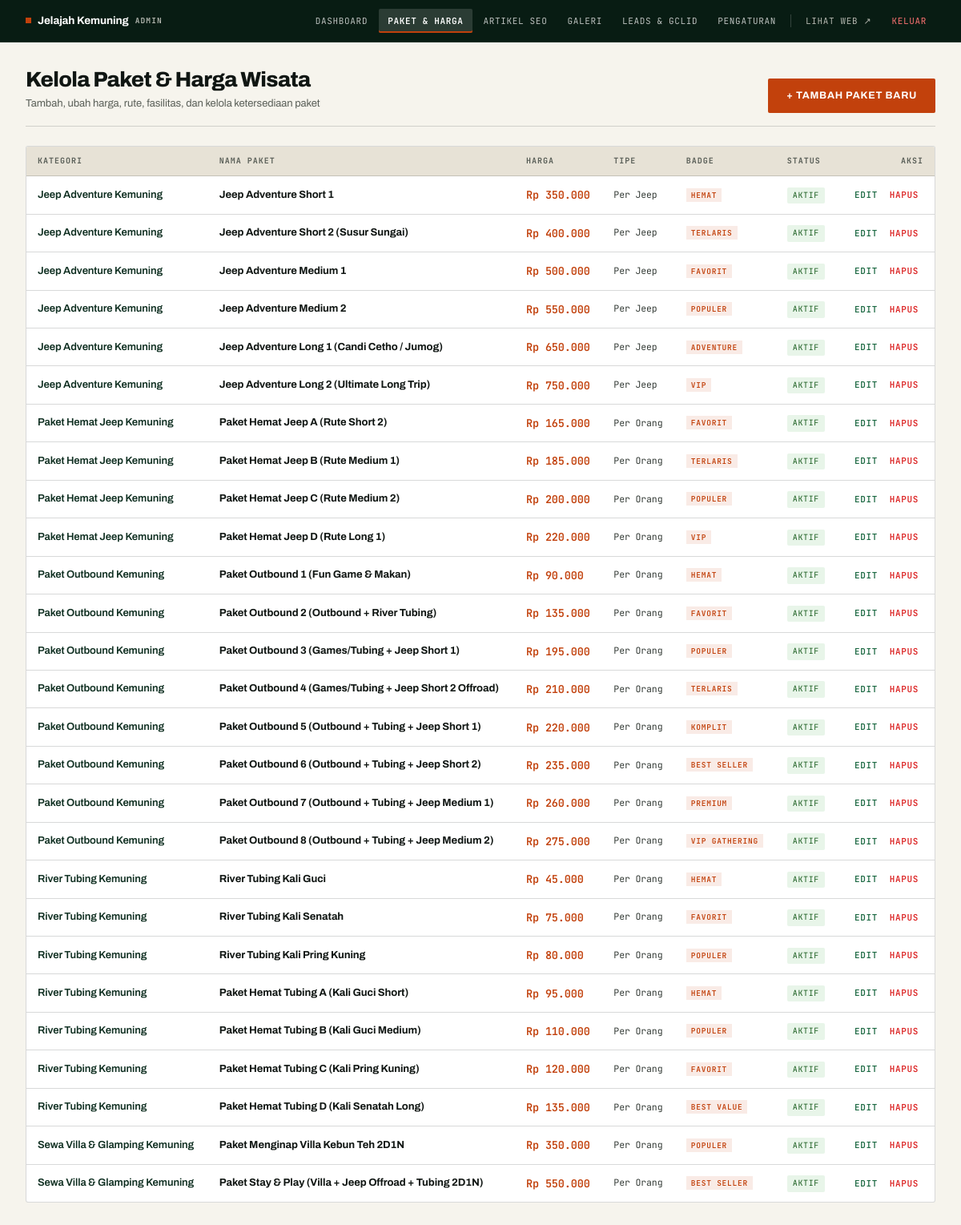
The app's page /admin/paket.php (signed in) with its own data.
### tables this page shows
CREATE TABLE IF NOT EXISTS packages (
    id INTEGER PRIMARY KEY AUTO_INCREMENT,
    category_id INTEGER NOT NULL,
    name VARCHAR(200) NOT NULL,
    slug VARCHAR(200) NOT NULL UNIQUE,
    price INTEGER NOT NULL DEFAULT 0,
    price_strike INTEGER DEFAULT 0,
    price_type VARCHAR(50) DEFAULT 'per_orang',
    min_participants INTEGER DEFAULT 1,
    duration VARCHAR(100) NULL,
    badge VARCHAR(50) NULL,
    summary TEXT NULL,
    inclusions TEXT NULL,
    exclusions TEXT NULL,
    itinerary TEXT NULL,
    thumbnail VARCHAR(255) NULL,
    is_active INTEGER DEFAULT 1,
    sort_order INTEGER DEFAULT 0,
    created_at TIMESTAMP DEFAULT CURRENT_TIMESTAMP
);

CREATE TABLE IF NOT EXISTS categories (
    id INTEGER PRIMARY KEY AUTO_INCREMENT,
    name VARCHAR(100) NOT NULL,
    slug VARCHAR(100) NOT NULL UNIQUE,
    description TEXT NULL,
    icon VARCHAR(50) DEFAULT 'fas fa-map-marked-alt',
    created_at TIMESTAMP DEFAULT CURRENT_TIMESTAMP
);

### app/Helpers.php (called while the page is built, shortened)
<?php
class Helpers {
    public static function formatRupiah(int $amount): string {
        return 'Rp ' . number_format($amount, 0, ',', '.');
    }
}

### admin/paket.php (the view, shortened to what this page needs)
<?php
$db = Database::getInstance()->getConnection();
$packages = $db->query("SELECT p.*, c.name as category_name FROM packages p JOIN categories c ON p.category_id = c.id ORDER BY c.name ASC, p.sort_order ASC, p.price ASC")->fetchAll(PDO::FETCH_ASSOC);
?>
<!DOCTYPE html>
<html lang="id">
<head>
    <link rel="stylesheet" href="/assets/css/style.min.css">
</head>
<body class="admin-body">
    <?php require __DIR__ . '/_nav.php'; ?>
    <main class="container" style="padding-top:32px; padding-bottom:64px;">
        <div class="admin-page-head">
            <div>
                <h1 class="admin-page-title">Kelola Paket &amp; Harga Wisata</h1>
                <p class="admin-page-sub">Tambah, ubah harga, rute, fasilitas, dan kelola ketersediaan paket</p>
            </div>
            <button onclick="document.getElementById('modal-add').classList.remove('hidden')" class="btn btn-accent">+ Tambah Paket Baru</button>
        </div>
        <div class="admin-table-wrap">
            <table class="admin-table">
                <thead>
                    <tr>
                        <th>Kategori</th>
                        <th>Nama Paket</th>
                        <th>Harga</th>
                        <th>Tipe</th>
                        <th>Badge</th>
                        <th>Status</th>
                        <th style="text-align:right;">Aksi</th>
                    </tr>
                </thead>
                <tbody>
                    <?php if (empty($packages)): ?>
                    <tr><td colspan="7" style="padding:32px; text-align:center; color:var(--ink-faint);">Belum ada paket wisata.</td></tr>
                    <?php else: foreach ($packages as $pkg): ?>
                    <tr>
                        <td style="font-weight:600; color:var(--pine);"><?= htmlspecialchars($pkg['category_name']) ?></td>
                        <td style="font-weight:700; color:var(--ink);"><?= htmlspecialchars($pkg['name']) ?></td>
                        <td class="mono" style="font-weight:600; color:var(--accent); font-size:13.5px;"><?= Helpers::formatRupiah($pkg['price']) ?></td>
                        <td class="mono" style="font-size:11.5px;"><?= $pkg['price_type'] === 'per_armada' ? 'Per Jeep' : 'Per Orang' ?></td>
                        <td>
                            <?php if ($pkg['badge']): ?>
                            <span class="mono" style="font-size:9.5px; padding:2px 6px; background:rgba(194,65,12,0.1); color:var(--accent); font-weight:600; text-transform:uppercase; letter-spacing:0.08em;"><?= htmlspecialchars($pkg['badge']) ?></span>
                            <?php else: ?>
                            <span style="color:var(--ink-faint);">-</span>
                            <?php endif; ?>
                        </td>
                        <td>
                            <span class="admin-badge <?= $pkg['is_active'] ? 'active' : 'inactive' ?>">
                                <?= $pkg['is_active'] ? 'Aktif' : 'Non-aktif' ?>
                            </span>
                        </td>
                        <td style="text-align:right; white-space:nowrap;">
                            <button onclick='editPackage(<?= json_encode($pkg) ?>)' class="admin-btn-action edit">Edit</button>
                            <form method="POST" style="display:inline;" onsubmit="return confirm('Hapus paket ini?')">
                                <button type="submit" class="admin-btn-action delete">Hapus</button>
                            </form>
                        </td>
                    </tr>
                    <?php endforeach; endif; ?>
                </tbody>
            </table>
        </div>
    </main>
</body>
</html>

### records on screen
packages: category.name "Jeep Adventure Kemuning", name "Jeep Adventure Short 1", price "Rp 350.000", price_type "Per Jeep", badge "HEMAT", is_active "AKTIF"
packages: category.name "Jeep Adventure Kemuning", name "Jeep Adventure Short 2 (Susur Sungai)", price "Rp 400.000", price_type "Per Jeep", badge "TERLARIS", is_active "AKTIF"
packages: category.name "Jeep Adventure Kemuning", name "Jeep Adventure Medium 1", price "Rp 500.000", price_type "Per Jeep", badge "FAVORIT", is_active "AKTIF"
packages: category.name "Jeep Adventure Kemuning", name "Jeep Adventure Medium 2", price "Rp 550.000", price_type "Per Jeep", badge "POPULER", is_active "AKTIF"
packages: category.name "Jeep Adventure Kemuning", name "Jeep Adventure Long 1 (Candi Cetho / Jumog)", price "Rp 650.000", price_type "Per Jeep", badge "ADVENTURE", is_active "AKTIF"
packages: category.name "Jeep Adventure Kemuning", name "Jeep Adventure Long 2 (Ultimate Long Trip)", price "Rp 750.000", price_type "Per Jeep", badge "VIP", is_active "AKTIF"
packages: category.name "Paket Hemat Jeep Kemuning", name "Paket Hemat Jeep A (Rute Short 2)", price "Rp 165.000", price_type "Per Orang", badge "FAVORIT", is_active "AKTIF"
packages: category.name "Paket Hemat Jeep Kemuning", name "Paket Hemat Jeep B (Rute Medium 1)", price "Rp 185.000", price_type "Per Orang", badge "TERLARIS", is_active "AKTIF"
packages: category.name "Paket Hemat Jeep Kemuning", name "Paket Hemat Jeep C (Rute Medium 2)", price "Rp 200.000", price_type "Per Orang", badge "POPULER", is_active "AKTIF"
packages: category.name "Paket Hemat Jeep Kemuning", name "Paket Hemat Jeep D (Rute Long 1)", price "Rp 220.000", price_type "Per Orang", badge "VIP", is_active "AKTIF"
packages: category.name "Paket Outbound Kemuning", name "Paket Outbound 1 (Fun Game & Makan)", price "Rp 90.000", price_type "Per Orang", badge "HEMAT", is_active "AKTIF"
packages: category.name "Paket Outbound Kemuning", name "Paket Outbound 2 (Outbound + River Tubing)", price "Rp 135.000", price_type "Per Orang", badge "FAVORIT", is_active "AKTIF"
packages: category.name "Paket Outbound Kemuning", name "Paket Outbound 3 (Games/Tubing + Jeep Short 1)", price "Rp 195.000", price_type "Per Orang", badge "POPULER", is_active "AKTIF"
packages: category.name "Paket Outbound Kemuning", name "Paket Outbound 4 (Games/Tubing + Jeep Short 2 Offroad)", price "Rp 210.000", price_type "Per Orang", badge "TERLARIS", is_active "AKTIF"
packages: category.name "Paket Outbound Kemuning", name "Paket Outbound 5 (Outbound + Tubing + Jeep Short 1)", price "Rp 220.000", price_type "Per Orang", badge "KOMPLIT", is_active "AKTIF"
packages: category.name "Paket Outbound Kemuning", name "Paket Outbound 6 (Outbound + Tubing + Jeep Short 2)", price "Rp 235.000", price_type "Per Orang", badge "BEST SELLER", is_active "AKTIF"
packages: category.name "Paket Outbound Kemuning", name "Paket Outbound 7 (Outbound + Tubing + Jeep Medium 1)", price "Rp 260.000", price_type "Per Orang", badge "PREMIUM", is_active "AKTIF"
packages: category.name "Paket Outbound Kemuning", name "Paket Outbound 8 (Outbound + Tubing + Jeep Medium 2)", price "Rp 275.000", price_type "Per Orang", badge "VIP GATHERING", is_active "AKTIF"
packages: category.name "River Tubing Kemuning", name "River Tubing Kali Guci", price "Rp 45.000", price_type "Per Orang", badge "HEMAT", is_active "AKTIF"
packages: category.name "River Tubing Kemuning", name "River Tubing Kali Senatah", price "Rp 75.000", price_type "Per Orang", badge "FAVORIT", is_active "AKTIF"
packages: category.name "River Tubing Kemuning", name "River Tubing Kali Pring Kuning", price "Rp 80.000", price_type "Per Orang", badge "POPULER", is_active "AKTIF"
packages: category.name "River Tubing Kemuning", name "Paket Hemat Tubing A (Kali Guci Short)", price "Rp 95.000", price_type "Per Orang", badge "HEMAT", is_active "AKTIF"
packages: category.name "River Tubing Kemuning", name "Paket Hemat Tubing B (Kali Guci Medium)", price "Rp 110.000", price_type "Per Orang", badge "POPULER", is_active "AKTIF"
packages: category.name "River Tubing Kemuning", name "Paket Hemat Tubing C (Kali Pring Kuning)", price "Rp 120.000", price_type "Per Orang", badge "FAVORIT", is_active "AKTIF"
packages: category.name "River Tubing Kemuning", name "Paket Hemat Tubing D (Kali Senatah Long)", price "Rp 135.000", price_type "Per Orang", badge "BEST VALUE", is_active "AKTIF"
packages: category.name "Sewa Villa & Glamping Kemuning", name "Paket Menginap Villa Kebun Teh 2D1N", price "Rp 350.000", price_type "Per Orang", badge "POPULER", is_active "AKTIF"
packages: category.name "Sewa Villa & Glamping Kemuning", name "Paket Stay & Play (Villa + Jeep Offroad + Tubing 2D1N)", price "Rp 550.000", price_type "Per Orang", badge "BEST SELLER", is_active "AKTIF"
